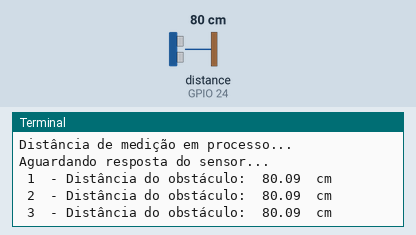
A program run on a simulated Raspberry Pi (BCM pin numbers). Parts: the last lines printed to the terminal. The inputs (shaded band) are chosen by the test bench; at power-on: distance to the obstacle (sensor on GPIO 24) 80 cm. The echo pulse lasts 58.3 µs per cm; files the program writes start out absent; the clock reads 2024-03-15 10:24:30 at power-on unless the program sets it.

Above: at 5.0 s.
5.1 s: distance to the obstacle (sensor on GPIO 24) set to 2 cm
At 6.6 s:
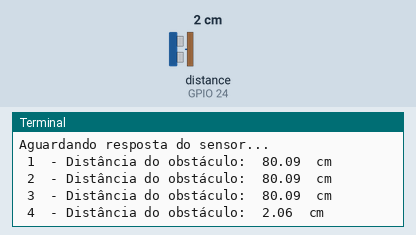
7.8 s: distance to the obstacle (sensor on GPIO 24) set to 4 cm
At 9.4 s:
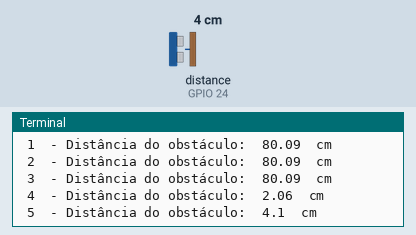
Timing chart, 0 to 10.9 s (numbered marks = the images above; inputs shaded):
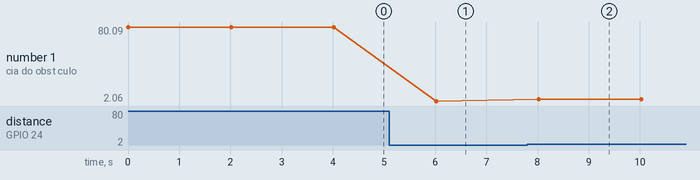

Measured:
- after the input at 5.1 s, the terminal: prints a new line after 0.92 s (image 1)
- after the input at 7.8 s, the terminal: prints a new line after 0.22 s (image 2)
- plotted number 1: 80.09 → 2.06 after the input at 5.1 s, 2.06 → 4.1 after the input at 7.8 s

The program:

SensorApp.py
```python
# -*- coding: utf-8 -*-
import RPi.GPIO as GPIO
import time

GPIO.setmode(GPIO.BCM)

TRIG = 23
ECHO = 24

contador = 1

print "Distância de medição em processo..."

GPIO.setup(TRIG, GPIO.OUT)
GPIO.setup(ECHO, GPIO.IN)

GPIO.output(TRIG, False)
print "Aguardando resposta do sensor..."


while (contador < 1000 ):
    arq = open("./templates/sensor.json", "w")
    GPIO.output(TRIG, True)
    time.sleep(0.00001)
    GPIO.output(TRIG, False)

    while GPIO.input(ECHO)==0:
        pulse_start = time.time()

    while GPIO.input(ECHO)==1:
        pulse_end = time.time()

    pulse_duration = pulse_end - pulse_start

    distance = pulse_duration * 17150

    distance = round(distance, 2)
    #arq.write("{\n");
    #arq.write("\n\"medidas\" :[" "\n");
    arq.write("{\n\"id\" : " + str(contador) + ",\n");
    arq.write("\"medida\" : " + str(distance) + "\n}");
    #arq.write("\n ]");
    #arq.write("\n}");

    #arq.write("Medida " + str(contador) + " - " + str(distance) +" cm<br>")
    #arq.write("\n")
    arq.close()
    medida = distance

    print "",contador," - Distância do obstáculo: ",distance," cm"
    time.sleep(2)
    contador = contador + 1


GPIO.cleanup()
```
